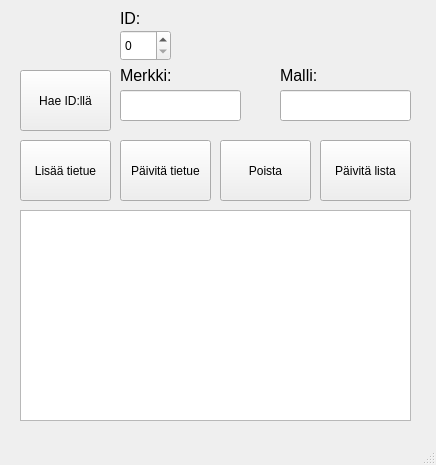
<?xml version="1.0" encoding="UTF-8"?>
<ui version="4.0">
 <class>MainWindow</class>
 <widget class="QMainWindow" name="MainWindow">
  <property name="geometry">
   <rect>
    <x>0</x>
    <y>0</y>
    <width>436</width>
    <height>465</height>
   </rect>
  </property>
  <property name="windowTitle">
   <string>MainWindow</string>
  </property>
  <widget class="QWidget" name="centralwidget">
   <widget class="QPushButton" name="update_list">
    <property name="geometry">
     <rect>
      <x>320</x>
      <y>140</y>
      <width>91</width>
      <height>61</height>
     </rect>
    </property>
    <property name="text">
     <string>Päivitä lista</string>
    </property>
   </widget>
   <widget class="QPushButton" name="del">
    <property name="geometry">
     <rect>
      <x>220</x>
      <y>140</y>
      <width>91</width>
      <height>61</height>
     </rect>
    </property>
    <property name="text">
     <string>Poista</string>
    </property>
   </widget>
   <widget class="QPushButton" name="update">
    <property name="geometry">
     <rect>
      <x>120</x>
      <y>140</y>
      <width>91</width>
      <height>61</height>
     </rect>
    </property>
    <property name="text">
     <string>Päivitä tietue</string>
    </property>
   </widget>
   <widget class="QPushButton" name="add">
    <property name="geometry">
     <rect>
      <x>20</x>
      <y>140</y>
      <width>91</width>
      <height>61</height>
     </rect>
    </property>
    <property name="text">
     <string>Lisää tietue</string>
    </property>
   </widget>
   <widget class="QPlainTextEdit" name="list">
    <property name="geometry">
     <rect>
      <x>20</x>
      <y>210</y>
      <width>391</width>
      <height>211</height>
     </rect>
    </property>
   </widget>
   <widget class="QSpinBox" name="idCar">
    <property name="geometry">
     <rect>
      <x>120</x>
      <y>30</y>
      <width>51</width>
      <height>31</height>
     </rect>
    </property>
   </widget>
   <widget class="QLineEdit" name="brand">
    <property name="geometry">
     <rect>
      <x>120</x>
      <y>90</y>
      <width>121</width>
      <height>31</height>
     </rect>
    </property>
   </widget>
   <widget class="QLineEdit" name="model">
    <property name="geometry">
     <rect>
      <x>280</x>
      <y>90</y>
      <width>131</width>
      <height>31</height>
     </rect>
    </property>
   </widget>
   <widget class="QLabel" name="label">
    <property name="geometry">
     <rect>
      <x>280</x>
      <y>65</y>
      <width>61</width>
      <height>21</height>
     </rect>
    </property>
    <property name="font">
     <font>
      <pointsize>12</pointsize>
     </font>
    </property>
    <property name="text">
     <string>Malli:</string>
    </property>
   </widget>
   <widget class="QLabel" name="label_2">
    <property name="geometry">
     <rect>
      <x>120</x>
      <y>65</y>
      <width>61</width>
      <height>21</height>
     </rect>
    </property>
    <property name="font">
     <font>
      <pointsize>12</pointsize>
     </font>
    </property>
    <property name="text">
     <string>Merkki:</string>
    </property>
   </widget>
   <widget class="QLabel" name="id">
    <property name="geometry">
     <rect>
      <x>120</x>
      <y>10</y>
      <width>49</width>
      <height>16</height>
     </rect>
    </property>
    <property name="font">
     <font>
      <pointsize>12</pointsize>
     </font>
    </property>
    <property name="text">
     <string>ID:</string>
    </property>
   </widget>
   <widget class="QPushButton" name="getid">
    <property name="geometry">
     <rect>
      <x>20</x>
      <y>70</y>
      <width>91</width>
      <height>61</height>
     </rect>
    </property>
    <property name="text">
     <string>Hae ID:llä</string>
    </property>
   </widget>
  </widget>
  <widget class="QMenuBar" name="menubar">
   <property name="geometry">
    <rect>
     <x>0</x>
     <y>0</y>
     <width>436</width>
     <height>21</height>
    </rect>
   </property>
  </widget>
  <widget class="QStatusBar" name="statusbar"/>
 </widget>
 <resources/>
 <connections/>
</ui>
